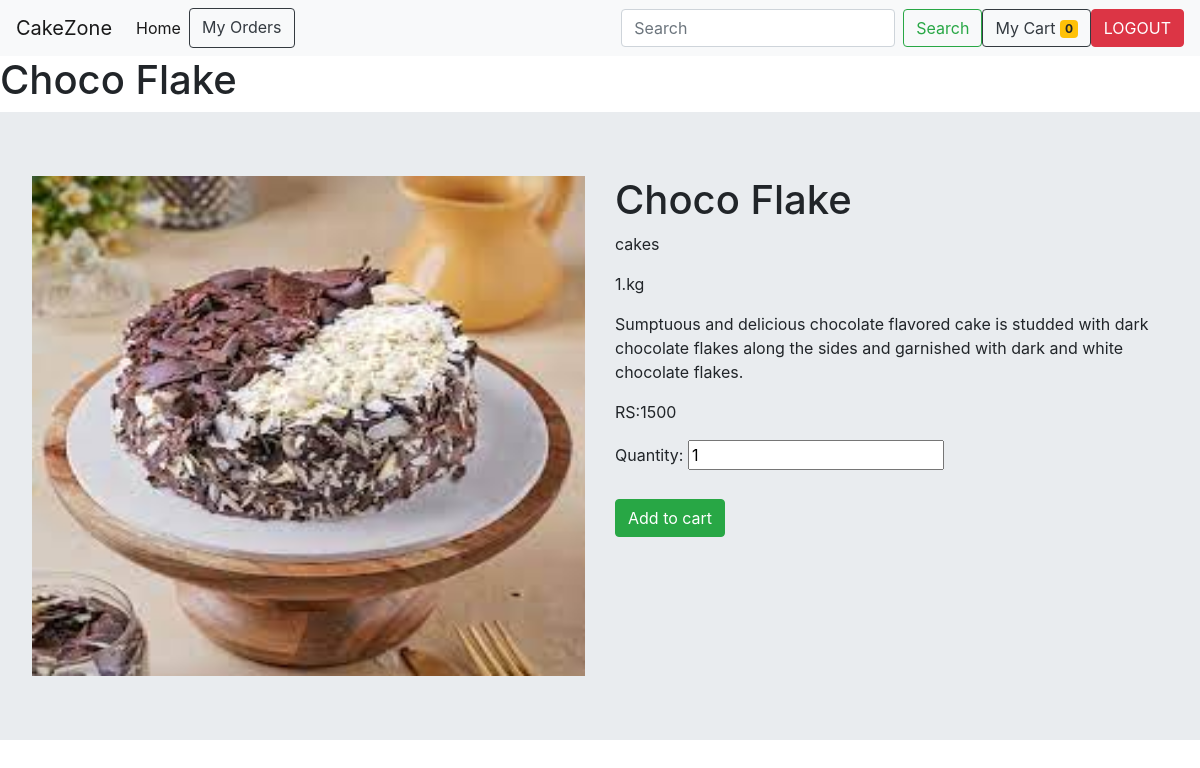
Screenshot of /cust/prodet/1 (signed in) with the database file from the repository.
### store/models.py (models this page shows)
class Product(models.Model):
    name=models.CharField(max_length=100)
    weight=models.IntegerField()
    price=models.IntegerField()
    image=models.ImageField(upload_to="product_images")
    description=models.CharField(max_length=500)
    category=models.CharField(max_length=100)

### customer/views.py (the view, shortened to what this page needs)
# urls.py: path('prodet/<int:pid>',Productdetailview.as_view(),name="pdet"),
@method_decorator(signin_required,name="dispatch")
class Productdetailview(DetailView):
    template_name="productdetails.html"
    model=Product
    context_object_name="product"
    pk_url_kwarg="pid"

### customer/context_processor.py (called while the page is built)
def cart_count(request):
    if request.user.is_authenticated:
        cnt=Cart.objects.filter(user=request.user,status='cart').count()
        return {"count": cnt}
    else:
        return {"count":0}

### customer/views.py (called while the page is built)
def signin_required(fn):
    def inner(request,*args,**kwargs):
        if request.user.is_authenticated:
           return fn(request,*args,**kwargs)
        else:
            messages.error(request,"Please Login First!!!")
            return redirect('log')
    return inner

### customer/templates/productdetails.html (shortened to what this page needs)
{% extends 'navbar.html'%}
{% block nav %}
<h1> {{product.name}}</h1>
<div class="row jumbotron">
    <div class="col">
        <img width="100%" height="500px" src="{{product.image.url}}" alt="product image">
    </div>
    <div class="col">
        <h1>{{product.name}}</h1>
        <p>{{product.category}}</p>
        <p>{{product.weight}}.kg</p>
        <p>{{product.description}}</p>
        <p>RS:{{product.price}}</p>
        <form method="post">
        <label for="fname">Quantity:</label>
        <input type="number" id="qty" name="quantity" value="1"><br><br>
        <button class="btn btn-success">Add to cart</button>
        </form>
    </div>
</div>
{% endblock nav %}

### rows the page displays
Product: name "Choco Flake", image (picture), category "cakes", weight "1", description "Sumptuous and delicious chocolate flavored cake is studded with dark chocolate flakes along the sides and garnished with dark and white chocolate flakes.", price "1500"

### other values shown
{{ count }} "0"
